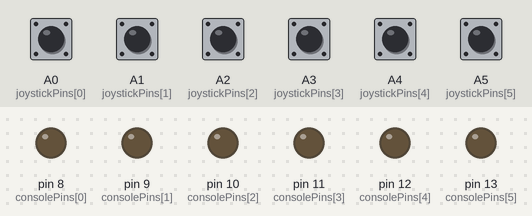
The sketch below on a simulated Arduino Leonardo, built with avr-gcc and run on an emulated ATmega32U4. Shown: output pins drawn as LEDs (lit = HIGH). Inputs (shaded band) come from the test bench; at power-on: A0 (joystickPins[0]), A1 (joystickPins[1]), A2 (joystickPins[2]), A3 (joystickPins[3]), A4 (joystickPins[4]), A5 (joystickPins[5]) HIGH. What the sketch prints to the serial monitor is not drawn.

Above: at 1.2 s.
1.3 s: A0 (joystickPins[0]) pulled LOW for 0.15 s
At 1.37 s:
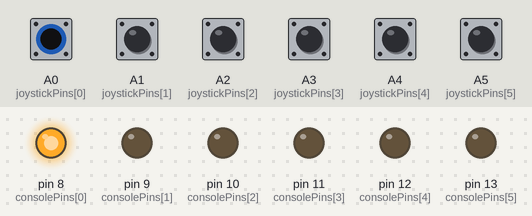
2.9 s: A1 (joystickPins[1]) pulled LOW for 0.15 s
At 2.97 s:
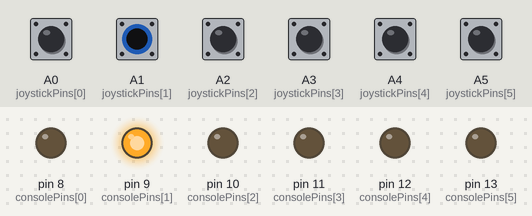
4.5 s: A2 (joystickPins[2]) pulled LOW for 0.15 s
At 4.57 s:
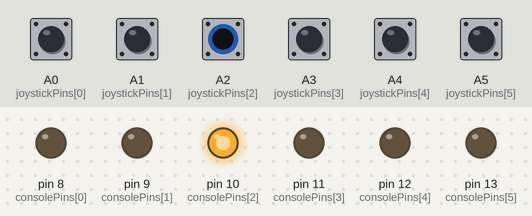
6.1 s: A3 (joystickPins[3]) pulled LOW for 0.15 s
At 6.17 s:
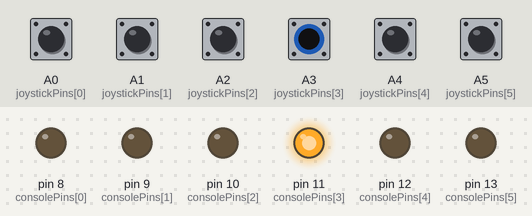
7.7 s: A4 (joystickPins[4]) pulled LOW for 0.15 s
At 7.77 s:
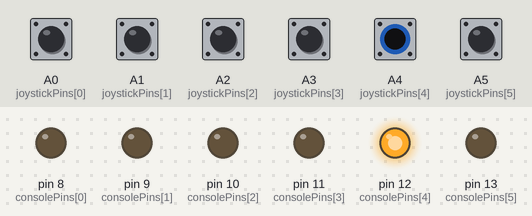
9.3 s: A5 (joystickPins[5]) pulled LOW for 0.15 s
At 9.37 s:
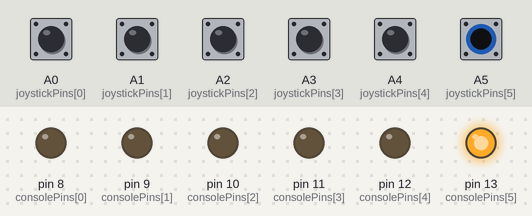
Timing chart, 0 to 11.9 s (numbered marks = the images above; inputs shaded):
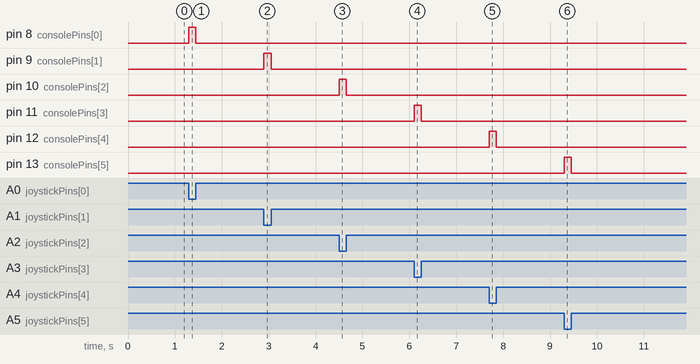

Measured:
- after the input at 1.3 s, pin 8 (consolePins[0]): LOW → HIGH at once, → LOW 0.15 s later
- after the input at 2.9 s, pin 9 (consolePins[1]): LOW → HIGH at once, → LOW 0.15 s later
- after the input at 4.5 s, pin 10 (consolePins[2]): LOW → HIGH at once, → LOW 0.15 s later
- after the input at 6.1 s, pin 11 (consolePins[3]): LOW → HIGH at once, → LOW 0.15 s later
- after the input at 7.7 s, pin 12 (consolePins[4]): LOW → HIGH at once, → LOW 0.15 s later
- after the input at 9.3 s, pin 13 (consolePins[5]): LOW → HIGH at once, → LOW 0.15 s later

The sketch:

Joystick.ino
```cpp
/* device mode configuration */
#define TAS 1
#define USBJOYSTICK 2
int mode = 0;

/* USB Joystick configuration */
#include "Joystick.h"
Joystick_ Joystick(JOYSTICK_DEFAULT_REPORT_ID,JOYSTICK_TYPE_JOYSTICK,
  2, 0,                  // Button Count, Hat Switch Count
  true, true, false,     // X and Y, but no Z Axis
  false, false, false,   // No Rx, Ry, or Rz
  false, false,          // No rudder or throttle
  false, false, false);  // No accelerator, brake, or steering

/* input/output name configuration */
#define BUTTONS 6
#define UP 0
#define DOWN 1
#define LEFT 2
#define RIGHT 3
#define FIREA 4
#define FIREB 5

/* input configuration */
int joystickPins[BUTTONS]={
  A0, //Up
  A1, //Down
  A2, //Left
  A3, //Right
  A4, //FireA
  A5  //FireB
};

/* output configuration */
int consolePins[BUTTONS]={
  8, //Up
  9, //Down
  10, //Left
  11, //Right
  12, //FireA
  13  //FireB
};

void setup() {
  //setup input and output
  for(int i = 0; i<BUTTONS; i++){
    pinMode(consolePins[i],OUTPUT);
    digitalWrite(consolePins[i],HIGH);
    pinMode(joystickPins[i],INPUT);
    digitalWrite(joystickPins[i],HIGH);
  }

  //check for TAS mode
  if(!digitalRead(joystickPins[FIREA]))
    mode = TAS;

  //check if usb joystick is needed
  if(!digitalRead(joystickPins[FIREB])){
    mode |= USBJOYSTICK;
    Joystick.setXAxisRange(-1,1);
    Joystick.setYAxisRange(-1,1);
    Joystick.begin(false);
  }

  //open serial
  Serial.begin(115200);
}

void loop() {
  //variables for holding input and output state
  uint8_t input = 0;
  static uint8_t output = 0;

  //read input
  for(int i = 0; i<BUTTONS; i++)
    input |= digitalRead(joystickPins[i]) << i;

  //send input state over serial if it has changed
  static uint8_t previousInput = input;
  if(input != previousInput){
    Serial.write(input);
    previousInput = input;
  }

  //try to read input from serial if in TAS mode
  if(mode & TAS && Serial.available())
    output = Serial.read();
  else
    output = input;

  //update output
  for(int i = 0; i< BUTTONS; i++)
    digitalWrite(consolePins[i], ((~output>>i) & 1));

  //update output for joystick if needed
  if(mode & USBJOYSTICK){
    Joystick.setXAxis(-1*((~output>>LEFT)&1)+1*((~output>>RIGHT)&1));
    Joystick.setYAxis(-1*((~output>>UP)&1)+1*((~output>>DOWN)&1));
    Joystick.setButton(0,(~output>>FIREA)&1);
    Joystick.setButton(1,(~output>>FIREB)&1);
    Joystick.sendState();
  }
}
```
